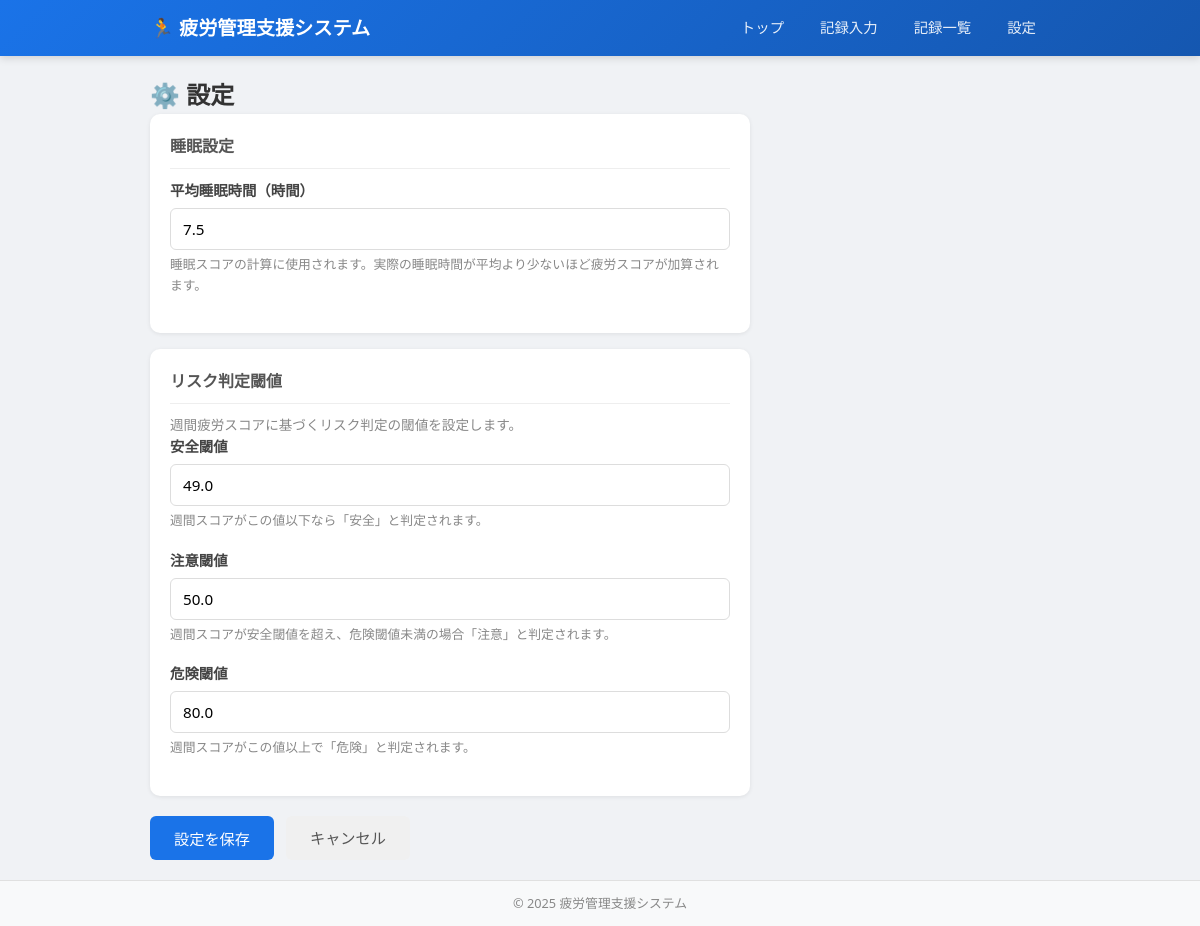
The page /settings on the database its author committed.
### models.py (models this page shows)
class User(db.Model):
    __tablename__ = 'users'
    id = db.Column(db.Integer, primary_key=True)
    name = db.Column(db.String(100), nullable=False, default='Default User')
    average_sleep = db.Column(db.Float, nullable=False, default=7.5)
    created_at = db.Column(db.DateTime, default=lambda: datetime.now(timezone.utc))
    updated_at = db.Column(
        db.DateTime,
        default=lambda: datetime.now(timezone.utc),
        onupdate=lambda: datetime.now(timezone.utc)
    )
    training_records = db.relationship('TrainingRecord', backref='user', lazy=True)
    settings = db.relationship('Setting', backref='user', lazy=True)

class Setting(db.Model):
    __tablename__ = 'settings'
    id = db.Column(db.Integer, primary_key=True)
    user_id = db.Column(db.Integer, db.ForeignKey('users.id'), nullable=False)
    weekly_safe_threshold = db.Column(db.Float, default=49.0)
    weekly_warning_threshold = db.Column(db.Float, default=50.0)
    weekly_danger_threshold = db.Column(db.Float, default=80.0)
    created_at = db.Column(db.DateTime, default=lambda: datetime.now(timezone.utc))
    updated_at = db.Column(
        db.DateTime,
        default=lambda: datetime.now(timezone.utc),
        onupdate=lambda: datetime.now(timezone.utc)
    )

### routes/settings.py (the view, shortened to what this page needs)
@settings_bp.route('/settings', methods=['GET', 'POST'])
def settings_page():
    user = User.query.first()
    if not user:
        flash('ユーザーが見つかりません。', 'error')
        return redirect(url_for('main.index'))
    setting = Setting.query.filter_by(user_id=user.id).first()
    return render_template('settings.html', user=user, setting=setting)

### templates/settings.html
{% extends "base.html" %}
{% block content %}
<div class="container">
    <h2>⚙️ 設定</h2>
    <form method="POST" action="{{ url_for('settings.settings_page') }}" class="record-form">
        <div class="card">
            <h3>睡眠設定</h3>
            <div class="form-group">
                <label for="average_sleep">平均睡眠時間（時間）</label>
                <input type="number" id="average_sleep" name="average_sleep"
                       value="{{ user.average_sleep }}" min="0" max="24" step="0.1">
                <small>睡眠スコアの計算に使用されます。実際の睡眠時間が平均より少ないほど疲労スコアが加算されます。</small>
            </div>
        </div>
        <div class="card">
            <h3>リスク判定閾値</h3>
            <p class="card-sub">週間疲労スコアに基づくリスク判定の閾値を設定します。</p>
            <div class="form-group">
                <label for="safe_threshold">安全閾値</label>
                <input type="number" id="safe_threshold" name="safe_threshold"
                       value="{{ setting.weekly_safe_threshold }}" step="0.1">
                <small>週間スコアがこの値以下なら「安全」と判定されます。</small>
            </div>
            <div class="form-group">
                <label for="warning_threshold">注意閾値</label>
                <input type="number" id="warning_threshold" name="warning_threshold"
                       value="{{ setting.weekly_warning_threshold }}" step="0.1">
                <small>週間スコアが安全閾値を超え、危険閾値未満の場合「注意」と判定されます。</small>
            </div>
            <div class="form-group">
                <label for="danger_threshold">危険閾値</label>
                <input type="number" id="danger_threshold" name="danger_threshold"
                       value="{{ setting.weekly_danger_threshold }}" step="0.1">
                <small>週間スコアがこの値以上で「危険」と判定されます。</small>
            </div>
        </div>
        <div class="form-actions">
            <button type="submit" class="btn-primary">設定を保存</button>
            <a href="{{ url_for('main.index') }}" class="btn-secondary">キャンセル</a>
        </div>
    </form>
</div>
{% endblock %}

### static/css/style.css (style rules this page uses)
*, *::before, *::after { box-sizing: border-box; margin: 0; padding: 0; }
body { font-family: 'Segoe UI', 'Hiragino Sans', 'Meiryo', sans-serif; background-color: #f0f2f5; color: #333; line-height: 1.6; min-height: 100vh; display: flex; flex-direction: column; }
.container { max-width: 900px; margin: 0 auto; }
.card { background: white; border-radius: 10px; padding: 20px; margin-bottom: 16px; box-shadow: 0 1px 4px rgba(0,0,0,0.08); }
.card h3 { font-size: 1rem; color: #555; margin-bottom: 10px; border-bottom: 1px solid #eee; padding-bottom: 8px; }
.card-sub { font-size: 0.85rem; color: #888; margin-top: 4px; }
.record-form { max-width: 600px; }
.form-group { margin-bottom: 18px; }
.form-group label { display: block; font-weight: 600; margin-bottom: 6px; color: #444; font-size: 0.9rem; }
.form-group small { display: block; color: #888; font-size: 0.8rem; margin-top: 4px; }
input[type="text"], input[type="number"], input[type="date"], input[type="file"], select, textarea { width: 100%; padding: 10px 12px; border: 1px solid #ddd; border-radius: 6px; font-size: 0.95rem; font-family: inherit; transition: border-color 0.2s; }
.btn-primary { display: inline-block; background: #1a73e8; color: white; padding: 10px 24px; border: none; border-radius: 6px; font-size: 0.95rem; font-family: inherit; cursor: pointer; text-decoration: none; transition: background 0.2s; }
.btn-secondary { display: inline-block; background: #f0f0f0; color: #555; padding: 10px 24px; border: none; border-radius: 6px; font-size: 0.95rem; font-family: inherit; cursor: pointer; text-decoration: none; transition: background 0.2s; }
.form-actions { display: flex; gap: 12px; margin-top: 20px; flex-wrap: wrap; }

### rows shown on the page
User: average_sleep "7.5"
Setting: safe_threshold "49.0", warning_threshold "50.0", danger_threshold "80.0"
